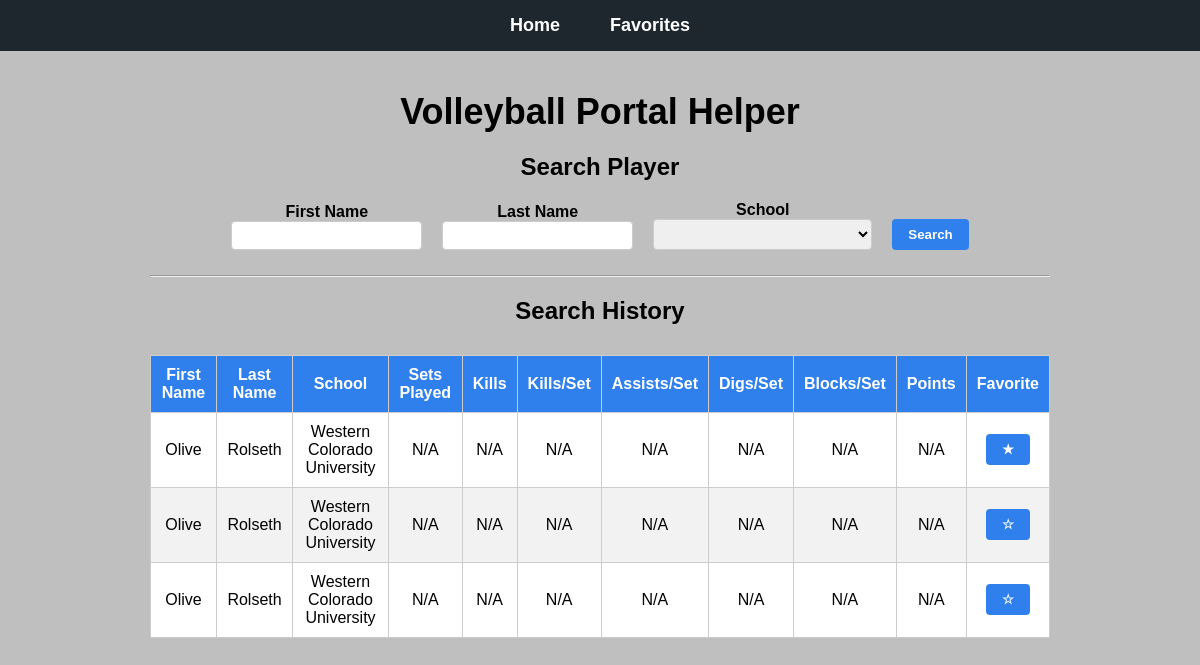
The page / on the database its author committed.
### tables this page shows
CREATE TABLE player_identifying_information (
                    pii_id INTEGER PRIMARY KEY AUTOINCREMENT,
                    first_name TEXT NOT NULL,
                    last_name TEXT NOT NULL,
                    school TEXT NOT NULL,
                    hometown TEXT,
                    eligibility TEXT,
                    position TEXT,
                    height TEXT,
                    is_favorite BOOLEAN DEFAULT 0,
                    contact_status INTEGER DEFAULT 0 
                );

### app.py (the view, shortened to what this page needs)
@app.route("/", methods=["GET", "POST"])
def index():
    all_data = []
    players = db.get_all_player_data()
    for player in players:
        pii_id = player["pii_id"]
        career_stats = db.get_career_statistics_by_pii_id(pii_id)
        for stat in career_stats:
            print(stat["sets_played"], stat["kills"], stat["assists_per_set"])
        if career_stats:
            career_dict = career_stats[0]
        else:
            career_dict = {}
        all_data.append({
             "identifying" : player,
             "career" : career_dict
        })
    return render_template("index.html", all_data = all_data)

### DatabaseConnection.py (called while the page is built)
def create_table_if_not_exists_player_identifying_information(connection):
    if connection is not None:
        try:
            cursor = connection.cursor()
            cursor.execute("""
                CREATE TABLE IF NOT EXISTS player_identifying_information (
                    pii_id INTEGER PRIMARY KEY AUTOINCREMENT,
                    first_name TEXT NOT NULL,
                    last_name TEXT NOT NULL,
                    school TEXT NOT NULL,
                    hometown TEXT,
                    eligibility TEXT,
                    position TEXT,
                    height TEXT,
                    is_favorite BOOLEAN DEFAULT 0,
                    contact_status INTEGER DEFAULT 0
                )
            """)
            connection.commit()
        except sqlite3.Error as e:
            print(f"Error creating table: {e}")

def get_db_connection():
    db_filepath = "transferPortalAssistant.db"
    try:
        connection = sqlite3.connect(db_filepath)
        connection.row_factory = sqlite3.Row
        create_table_if_not_exists_player_identifying_information(connection)
        create_table_if_not_exists_career_statistics(connection)
        create_table_if_not_exists_game_statistics(connection)
        return connection
    except sqlite3.Error as e:
        print(f"Error connecting to SQLite: {e}")
        return None

def execute_read(query, params):
    connection = get_db_connection()
    if connection is not None:
        try:
            cursor = connection.cursor()
            cursor.execute(query, params)
            results = cursor.fetchall()
            return results
        except sqlite3.Error as e:
            print(f"Error executing read: {e}")
            return None
        finally:
            cursor.close()
            connection.close()
    else:
        print("Failed to connect to the database.")
        return None

def get_all_player_data():
    query = "SELECT * FROM player_identifying_information"
    return execute_read(query, ())

def get_career_statistics_by_pii_id(pii_id):
    query = "SELECT * FROM career_statistics WHERE pii_id = ?"
    return execute_read(query, (pii_id,))

### templates/index.html (shortened to what this page needs)
{% extends "base.html" %}
{% block content %}
<h1 class="title">Volleyball Portal Helper</h1>
<h2>Search Player</h2>
<form method="POST" class = "search-form">
    <div class="form-group">
        <label>First Name</label>
        <input type="text" name="first_name" autocomplete="off" required>
    </div>
    <div class="form-group">
        <label>Last Name</label>
        <input type="text" name="last_name" autocomplete="off" required>
    </div>
    <div class="form-group">
        <label>School</label>
        <select name="school" required>
            <option disabled selected value></option>
            <optgroup label="RMAC">
        </select>
    </div>
    <button type="submit">Search</button>
</form>
    <hr>
<h2>Search History</h2>
<table>
        <thead>
            <tr>
                <th>First Name</th>
                <th>Last Name</th>
                <th>School</th>
                <th>Sets Played</th>
                <th>Kills</th>
                <th>Kills/Set</th>
                <th>Assists/Set</th>
                <th>Digs/Set</th>
                <th>Blocks/Set</th>
                <th>Points</th>
                <th>Favorite</th>
            </tr>
        </thead>
    <tbody>
        {% for player in all_data %}
        {% set detail_url = url_for('player_detail', pii_id=player.identifying.pii_id) %}
        <tr style="cursor:pointer;" onclick="window.location='{{ detail_url }}'">
            <td>{{ player.identifying.first_name }}</td>
            <td>{{ player.identifying.last_name }}</td>
            <td>{{ player.identifying.school }}</td>
            <td>{{ player.career.sets_played or 'N/A' }}</td>
            <td>{{ player.career.kills or 'N/A' }}</td>
            <td>{{ player.career.kills_per_set or 'N/A' }}</td>
            <td>{{ player.career.assists_per_set or 'N/A' }}</td>
            <td>{{ player.career.digs_per_set or 'N/A' }}</td>
            <td>{{ player.career.blk_per_s or 'N/A' }}</td>
            <td>{{ player.career.points or 'N/A' }}</td>
            <td>
                <form method="POST" action="{{ url_for('toggle_favorite', pii_id=player.identifying.pii_id) }}">
                    <button type="submit" onclick="event.stopPropagation()">{{ '★' if player.identifying.is_favorite else '☆' }}</button>
                </form>
            </td>
        </tr>
        {% endfor %}
    </tbody>
</table>
{% endblock %}

### templates/base.html (shortened to what this page needs)
<!DOCTYPE html>
<head>
    <link rel="stylesheet" href="{{ url_for('static', filename='style.css') }}">
</head>
<body>
<nav class="navbar">
    <div class="nav-container">
        <a class="nav-link" href="{{ url_for('index') }}">Home</a>
        <a class="nav-link" href="{{ url_for('favorites') }}">Favorites</a>
    </div>
</nav>
<div class="container">
    {% block content %}{% endblock %}
</div>
</body>
</html>

### static/style.css (style rules this page uses)
body { font-family: Arial, Helvetica, sans-serif; background-color: #bfbfbf; margin: 0; padding: 0; }
.container { width: 900px; margin: 40px auto; text-align: center; }
.title { text-align: center; font-size: 36px; margin-bottom: 20px; }
.navbar { background-color: #1e272e; padding: 15px 0; }
.nav-container { display: flex; justify-content: center; gap: 50px; }
.nav-container a { color: white; text-decoration: none; font-size: 18px; font-weight: bold; }
.search-form { display: flex; justify-content: center; align-items: flex-end; gap: 20px; margin-bottom: 25px; }
.form-group { display: flex; flex-direction: column; }
input, select { padding: 6px; border-radius: 4px; border: 1px solid #ccc; }
.nav-link { color: white; text-decoration: none; font-size: 18px; font-weight: bold; }
form { display: flex; justify-content: center; gap: 20px; align-items: center; flex-wrap: wrap; }
label { font-weight: bold; }
input { padding: 6px; border-radius: 4px; border: 1px solid #ccc; }
button, .tab-btn { padding: 8px 16px; border: none; background-color: #2f80ed; color: white; border-radius: 4px; font-weight: bold; cursor: pointer; }
table { width: 100%; border-collapse: collapse; margin-top: 30px; background-color: white; }
th, td { border: 1px solid #ccc; padding: 10px; text-align: center; }
th { background-color: #2f80ed; color: white; }
tr:nth-child(even) { background-color: #f2f2f2; }

### rows shown on the page
player_identifying_information: identifying.first_name "Olive", identifying.last_name "Rolseth", identifying.school "Western Colorado University", is_favorite "★"
player_identifying_information: identifying.first_name "Olive", identifying.last_name "Rolseth", identifying.school "Western Colorado University", is_favorite "☆"
player_identifying_information: identifying.first_name "Olive", identifying.last_name "Rolseth", identifying.school "Western Colorado University", is_favorite "☆"

### other values the page prints
{{ player.career.sets_played or 'N/A' }} "N/A" "N/A" "N/A"
{{ player.career.kills or 'N/A' }} "N/A" "N/A" "N/A"
{{ player.career.kills_per_set or 'N/A' }} "N/A" "N/A" "N/A"
{{ player.career.assists_per_set or 'N/A' }} "N/A" "N/A" "N/A"
{{ player.career.digs_per_set or 'N/A' }} "N/A" "N/A" "N/A"
{{ player.career.blk_per_s or 'N/A' }} "N/A" "N/A" "N/A"
{{ player.career.points or 'N/A' }} "N/A" "N/A" "N/A"
